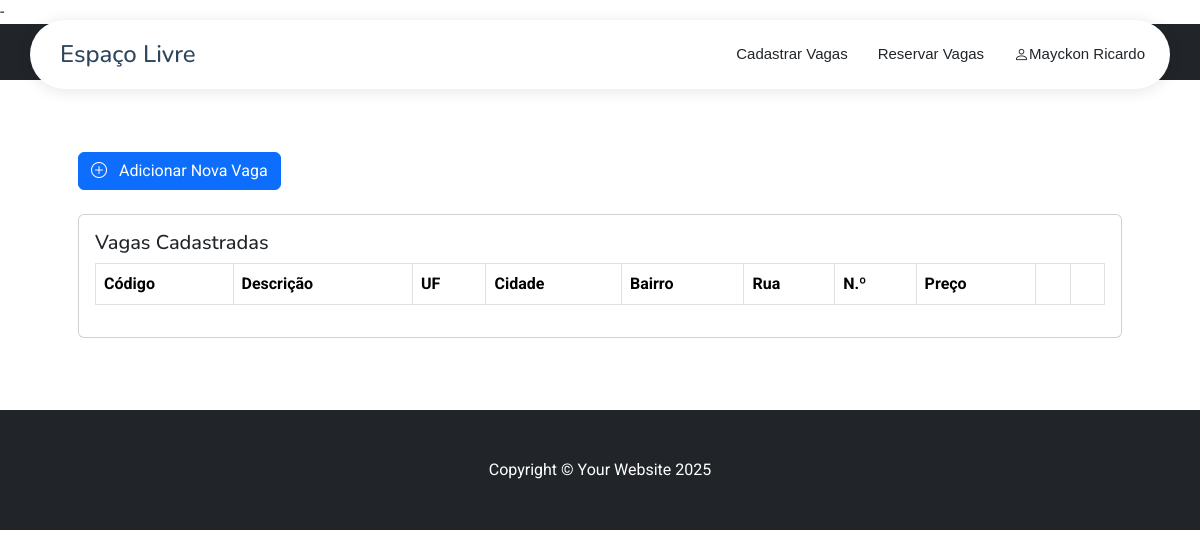
Before: /dadosVagaUsuario.php (signed in) with the older database file.
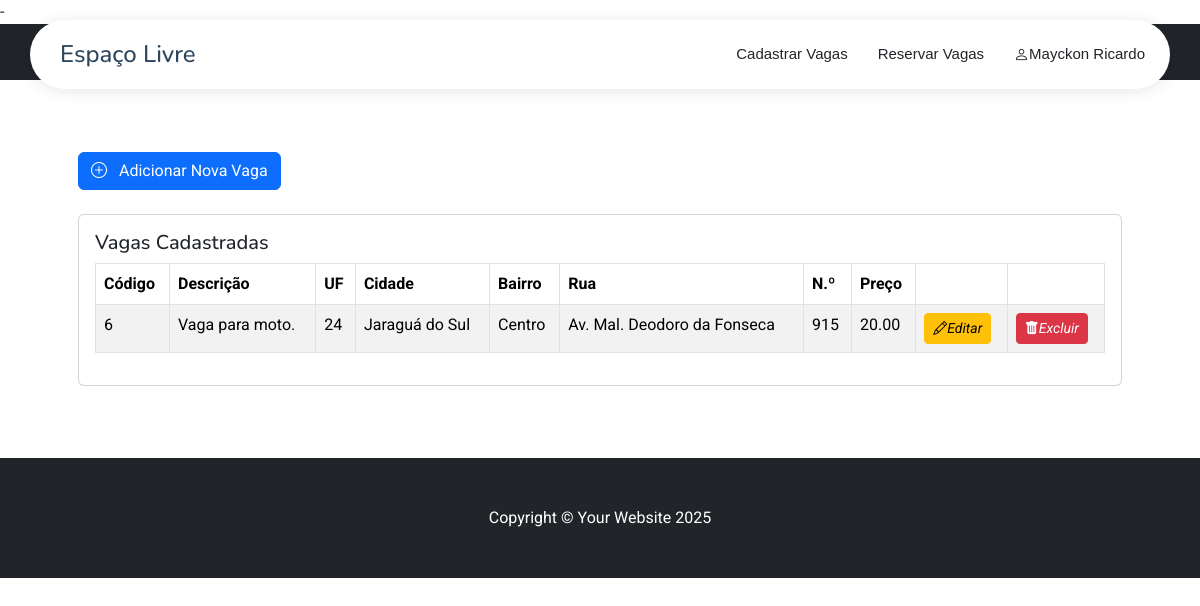
After: the same page with the newer database file.
### tables this page shows
CREATE TABLE `vagas` (
  `id` int(20) NOT NULL,
  `descricao` text NOT NULL,
  `id_uf` int(20) NOT NULL,
  `cidade` varchar(255) NOT NULL,
  `bairro` varchar(255) NOT NULL,
  `endereco` varchar(255) NOT NULL,
  `numero` varchar(20) DEFAULT NULL,
  `complemento` varchar(255) DEFAULT NULL,
  `foto_vaga` varchar(255) NOT NULL,
  `preco` decimal(10,2) NOT NULL,
  `id_usuario` int(20) NOT NULL,
  `dataCadastro` date DEFAULT curdate()
);

### dadosVagaUsuario.php (the view, shortened to what this page needs)
<!DOCTYPE html>
<?php
include_once("conexao.php");
if (isset($_SESSION['id'])) {
    $usuario_logado_id = $_SESSION['id'];
} else {
    echo "<option value=\"\" disabled>Usuário não identificado</option>";
}
$sql_pesquisa = "SELECT * FROM `vagas` WHERE id_usuario = $usuario_logado_id";
?>
<!DOCTYPE html>
<html lang="pt-br">
    <?php
        require_once 'components/head.php';
    ?>
<body>
  <?php require_once 'components/header.php'; ?>
    <div class="content">
        <section class="py-4">
                <div class="container px-4 px-lg-5 mt-5">
                    <div class="mb-4">
                        <a href="cadastrarVaga.php" class="btn btn-primary">
                            <i class="bi bi-plus-circle me-2"></i> Adicionar Nova Vaga
                        </a>
                    </div>
                    <div class="card">
                        <div class="card-body">
                            <h5 class="card-title">Vagas Cadastradas</h5>
                            <div class="table-responsive">
                                <table class="table table-striped table-bordered w-100 table-expanded">
                                    <thead>
                                        <tr>
                                            <th scope="col">Código</th>
                                            <th scope="col">Descrição</th>
                                            <th scope="col">UF</th>
                                            <th scope="col">Cidade</th>
                                            <th scope="col">Bairro</th>
                                            <th scope="col">Rua</th>
                                            <th scope="col">N.º</th>
                                            <th scope="col">Preço</th>
                                            <th scope="col"></th>
                                            <th scope="col"></th>
                                        </tr>
                                    </thead>
                                    <tbody>
                                        <?php listarVagas($conexao, $sql_pesquisa); ?>
                                    </tbody>
                                </table>
                            </div>
                        </div>
                    </div>
                </div>
        </section>
    </div>
    <footer class="py-5 bg-dark mt-5">
        <div class="container">
            <p class="m-0 text-center text-white">Copyright &copy; Your Website 2025</p>
        </div>
    </footer>
</body>
</html>
<?php
    function listarVagas($conexao, $sql_pesquisa)
    {
        $result = mysqli_query($conexao, $sql_pesquisa);
        while ($linha = mysqli_fetch_assoc($result)) {
            echo "<tr>";
            echo "<td>" . $linha['id'] . "</td>";
            echo "<td>" . $linha['descricao'] . "</td>";
            echo "<td>" . $linha['id_uf'] . "</td>";
            echo "<td>" . $linha['cidade'] . "</td>";
            echo "<td>" . $linha['bairro'] . "</td>";
            echo "<td>" . $linha['endereco'] . "</td>";
            echo "<td>" . $linha['numero'] . "</td>";
            echo "<td>" . $linha['preco'] . "</td>";
            echo "<td>
                    <a class='btn btn-sm btn-warning' href='editVaga.php?id=" . $linha['id'] . "' id='editar' title='Editar'>
                        <i class='bi bi-pencil'>Editar</i>
                    </a>
                  </td>";
            echo "<td>
                    <a class='btn btn-sm btn-danger' href='deleteVaga.php?id=" . $linha['id'] . "' id='deletar' title='Delete' onclick=\"return confirm('Tem certeza que deseja excluir esta vaga?')\">
                        <i class='bi bi-trash-fill'>Excluir</i>
                    </a>
                  </td>";
            echo "</tr>";
        }
    }
?>

Changed rows visible on the page:
added vagas: id "6", descricao "Vaga para moto.", id_uf "24", cidade "Jaraguá do Sul", bairro "Centro", endereco "Av. Mal. Deodoro da Fonseca", numero "915", preco "20.00"
